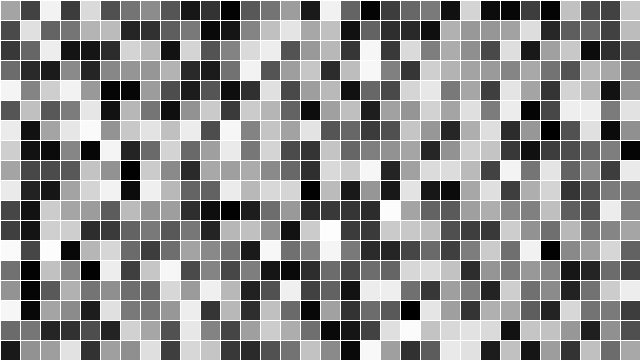
Frame 1 (no input)
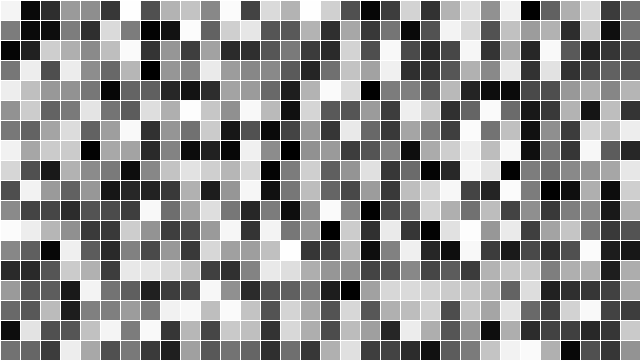
Frame 60 (the mouse pressed at the canvas centre just before this capture)
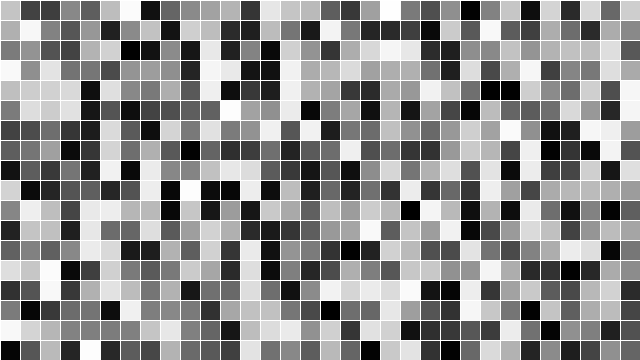
Frame 120 (the mouse held since frame 60 and released just before this capture)

The Processing sketch that drew these frames (run headless with seeded random() and noise(); from frame 60 on, the mouse is pressed at the canvas centre):

// Processing sketch: flash_background
// ── flash_background.pde
float c1;
float c2;
float c3;
void setup(){
size(640,360);
background(0);
}
void draw(){
  
  background(0);
  stroke(255);
  for(int x=0;x<width;x+=20){
    line(x,0,x,height);
  }
  for(int y=0;y<height;y+=20){
    line(0,y,width,y);
  }
  
  for(int i=0;i<height;i+=20){
    for(int j=0;j<width;j+=20){
   
      fill(random(0,255));
      rect(j,i,20,20);
    }
  }
  delay(100);
  
}
